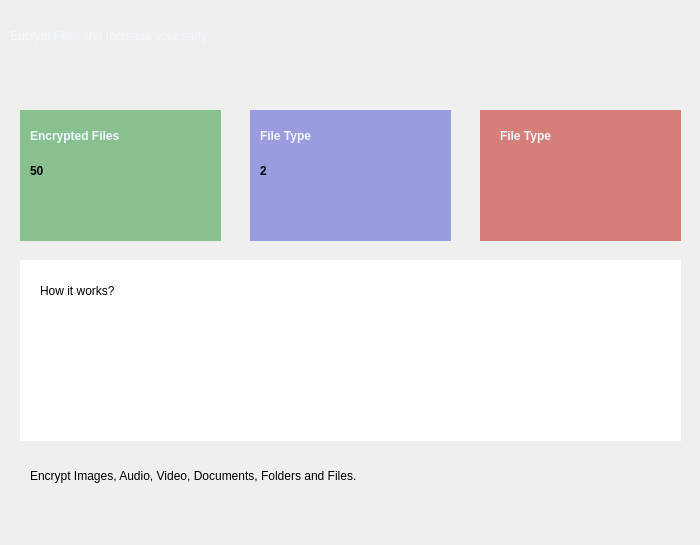
              <widget class="QWidget" name="scrollAreaWidgetContents">
               <property name="geometry">
                <rect>
                 <x>0</x>
                 <y>0</y>
                 <width>700</width>
                 <height>545</height>
                </rect>
               </property>
               <widget class="QLabel" name="label_14">
                <property name="geometry">
                 <rect>
                  <x>10</x>
                  <y>20</y>
                  <width>351</width>
                  <height>31</height>
                 </rect>
                </property>
                <property name="styleSheet">
                 <string notr="true">font: 16pt &quot;Segoe UI&quot;;
color:rgba(240, 247, 255,1);
background:transparent;</string>
                </property>
                <property name="text">
                 <string>Encrypt Files and Increase your safty</string>
                </property>
               </widget>
               <widget class="QFrame" name="frame_5">
                <property name="geometry">
                 <rect>
                  <x>20</x>
                  <y>110</y>
                  <width>201</width>
                  <height>131</height>
                 </rect>
                </property>
                <property name="styleSheet">
                 <string notr="true">background-color: rgba(32,144,46,0.5);
</string>
                </property>
                <property name="frameShape">
                 <enum>QFrame::Shape::NoFrame</enum>
                </property>
                <widget class="QLabel" name="label_19">
                 <property name="geometry">
                  <rect>
                   <x>10</x>
                   <y>10</y>
                   <width>121</width>
                   <height>31</height>
                  </rect>
                 </property>
                 <property name="styleSheet">
                  <string notr="true">font: 12pt &quot;Segoe UI&quot;;
color:rgba(240, 247, 255,1);
background:transparent;
font-weight:bold;</string>
                 </property>
                 <property name="text">
                  <string>Encrypted Files</string>
                 </property>
                </widget>
                <widget class="QLabel" name="label_25">
                 <property name="geometry">
                  <rect>
                   <x>10</x>
                   <y>50</y>
                   <width>51</width>
                   <height>21</height>
                  </rect>
                 </property>
                 <property name="styleSheet">
                  <string notr="true">border-radius:0px;
background:transparent;
font: 20pt &quot;Segoe UI&quot;;
font-weight:bold;</string>
                 </property>
                 <property name="text">
                  <string>50</string>
                 </property>
                </widget>
               </widget>
               <widget class="QFrame" name="frame_8">
                <property name="geometry">
                 <rect>
                  <x>20</x>
                  <y>260</y>
                  <width>661</width>
                  <height>181</height>
                 </rect>
                </property>
                <property name="styleSheet">
                 <string notr="true">background:white;</string>
                </property>
                <property name="frameShape">
                 <enum>QFrame::Shape::NoFrame</enum>
                </property>
                <widget class="QLabel" name="label_26">
                 <property name="geometry">
                  <rect>
                   <x>20</x>
                   <y>20</y>
                   <width>141</width>
                   <height>21</height>
                  </rect>
                 </property>
                 <property name="styleSheet">
                  <string notr="true">font: 16pt &quot;Segoe UI&quot;;
color:black;</string>
                 </property>
                 <property name="text">
                  <string>How it works?</string>
                 </property>
                </widget>
               </widget>
               <widget class="QFrame" name="frame_6">
                <property name="geometry">
                 <rect>
                  <x>250</x>
                  <y>110</y>
                  <width>201</width>
                  <height>131</height>
                 </rect>
                </property>
                <property name="styleSheet">
                 <string notr="true">background:rgba(69, 72, 208, 0.5)</string>
                </property>
                <property name="frameShape">
                 <enum>QFrame::Shape::NoFrame</enum>
                </property>
                <widget class="QLabel" name="label_27">
                 <property name="geometry">
                  <rect>
                   <x>10</x>
                   <y>10</y>
                   <width>121</width>
                   <height>31</height>
                  </rect>
                 </property>
                 <property name="styleSheet">
                  <string notr="true">font: 12pt &quot;Segoe UI&quot;;
color:rgba(240, 247, 255,1);
background:transparent;
font-weight:bold;</string>
                 </property>
                 <property name="text">
                  <string>File Type</string>
                 </property>
                </widget>
                <widget class="QLabel" name="label_28">
                 <property name="geometry">
                  <rect>
                   <x>10</x>
                   <y>50</y>
                   <width>51</width>
                   <height>21</height>
                  </rect>
                 </property>
                 <property name="styleSheet">
                  <string notr="true">border-radius:0px;
background:transparent;
font: 18pt &quot;Segoe UI&quot;;
font-weight:bold;</string>
                 </property>
                 <property name="text">
                  <string>2</string>
                 </property>
                </widget>
               </widget>
               <widget class="QFrame" name="frame_7">
                <property name="geometry">
                 <rect>
                  <x>480</x>
                  <y>110</y>
                  <width>201</width>
                  <height>131</height>
                 </rect>
                </property>
                <property name="styleSheet">
                 <string notr="true">background:rgba(189, 13, 1, 0.5)</string>
                </property>
                <property name="frameShape">
                 <enum>QFrame::Shape::NoFrame</enum>
                </property>
                <widget class="QLabel" name="label_29">
                 <property name="geometry">
                  <rect>
                   <x>20</x>
                   <y>10</y>
                   <width>121</width>
                   <height>31</height>
                  </rect>
                 </property>
                 <property name="styleSheet">
                  <string notr="true">font: 12pt &quot;Segoe UI&quot;;
color:rgba(240, 247, 255,1);
background:transparent;
font-weight:bold;</string>
                 </property>
                 <property name="text">
                  <string>File Type</string>
                 </property>
                </widget>
               </widget>
               <widget class="QLabel" name="label_30">
                <property name="geometry">
                 <rect>
                  <x>30</x>
                  <y>460</y>
                  <width>561</width>
                  <height>31</height>
                 </rect>
                </property>
                <property name="styleSheet">
                 <string notr="true">font: 12pt &quot;Segoe UI&quot;;
color:black;
background:transparent;</string>
                </property>
                <property name="text">
                 <string>Encrypt Images, Audio, Video, Documents, Folders and Files.</string>
                </property>
               </widget>
              </widget>
